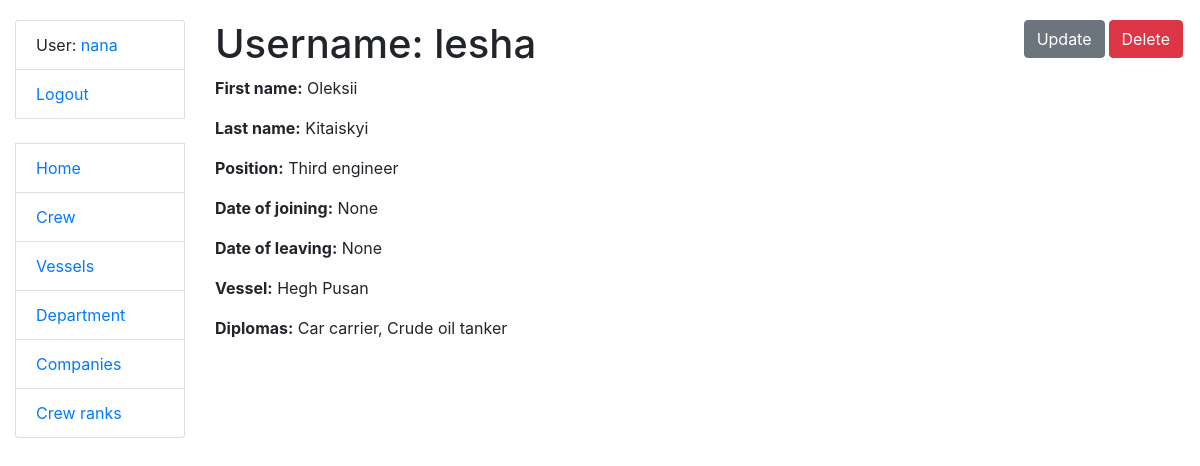
Page /crew/1/ (signed in) on the earlier database version.
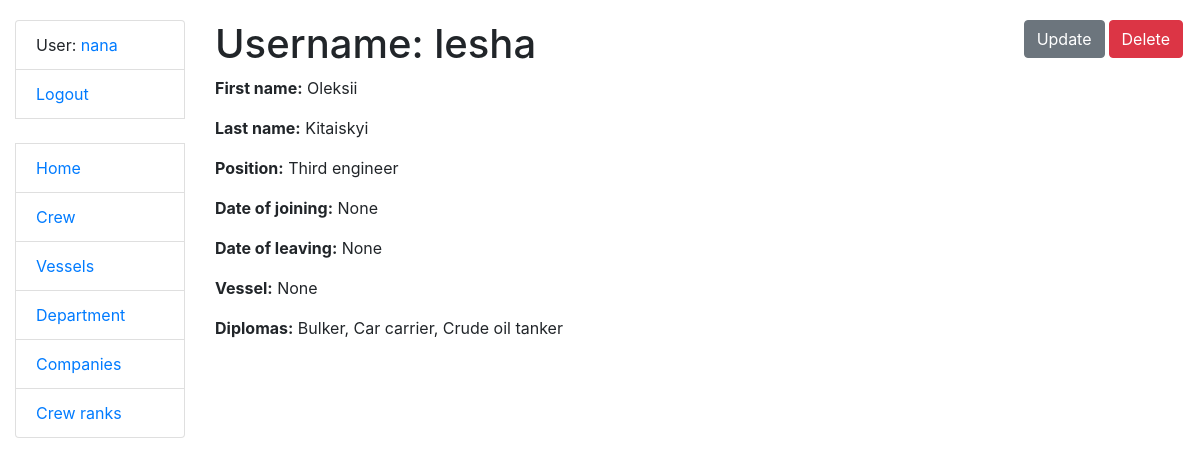
Same page on the later database version.
### crewing/models.py (models this page shows, shortened)
class Crew(AbstractUser):
    position = models.ForeignKey(Position, on_delete=models.CASCADE, related_name='sailors', null=True, blank=True)
    salary = models.IntegerField(null=True, blank=True)
    date_of_birth = models.DateField(null=True, blank=True)
    date_of_joining = models.DateField(null=True, blank=True)
    date_of_leaving = models.DateField(null=True, blank=True)
    vessel_type = models.ManyToManyField(VesselType, related_name='sailors')
    vessel = models.ForeignKey('Vessel', on_delete=models.DO_NOTHING, related_name='sailors', null=True, blank=True)
    class Meta:
        verbose_name_plural = "sailors"
        verbose_name = "sailor"
        ordering = ["-position"]
    def get_absolute_url(self):
        return reverse("crewing:crew-detail", kwargs={"pk": self.pk})

class Vessel(models.Model):
    name = models.CharField(max_length=50)
    IMO_number = models.IntegerField(unique=True)
    vessel_type = models.ForeignKey(VesselType, on_delete=models.CASCADE, related_name='vessels')
    company = models.ForeignKey('Company', on_delete=models.CASCADE, related_name='vessels')
    class Meta:
        verbose_name_plural = "vessels"
        verbose_name = "vessel"
        ordering = ["name"]
    def __str__(self):
        return self.name

class VesselType(models.Model):
    name = models.CharField(max_length=50, unique=True)
    description = models.TextField(blank=True, null=True)
    def __str__(self):
        return self.name
    class Meta:
        verbose_name = "vessel_type"
        verbose_name_plural = "vessel_types"
        ordering = ["name"]

class Position(models.Model):
    name = models.CharField(max_length=50, unique=True)
    responsibility = models.TextField(blank=True, null=True)
    class Meta:
        verbose_name = "position"
        verbose_name_plural = "positions"
        ordering = ["name"]
    def __str__(self):
        return self.name

### crewing/views.py (the view)
# urls.py: path("crew/<int:pk>/", CrewDetailView.as_view(), name="crew-detail"),
class CrewDetailView(LoginRequiredMixin, generic.DetailView):
    model = Crew
    template_name = "crewing/crew/detail.html"
    def get_queryset(self):
        return Crew.objects.select_related('position', 'vessel').prefetch_related('vessel_type')

### templates/crewing/crew/detail.html
{% extends "base.html" %}
{% block content %}
  <h1>
    Username: {{ crew.username }}
    <a href="{% url "crewing:crew-delete" pk=crew.id %}" class="btn btn-danger link-to-page">
      Delete
    </a>
    <a href="{% url "crewing:crew-update" pk=crew.id %}" class="btn btn-secondary link-to-page">
      Update
    </a>
  </h1>
  <p><strong>First name:</strong> {{ crew.first_name }}</p>
  <p><strong>Last name:</strong> {{ crew.last_name }}</p>
  <p><strong>Position:</strong> {{ crew.position }}</p>
  <p><strong>Date of joining:</strong> {{ crew.date_of_joining }}</p>
  <p><strong>Date of leaving:</strong> {{ crew.date_of_leaving }}</p>
  <p><strong>Vessel:</strong> {{ crew.vessel }}</p>
  {% if crew.vessel_type.all %}
    <p><strong>Diplomas:</strong> {{ crew.vessel_type.all|join:", " }}</p>
  {% else %}
    <p>No diplomas!</p>
  {% endif %}
{% endblock %}

Differences in the rows shown:
changed Crew "lesha": vessel "Hegh Pusan" → "None"; vessel_type.all "Car carrier, Crude oil tanker" → "Bulker, Car carrier, Crude oil tanker"
